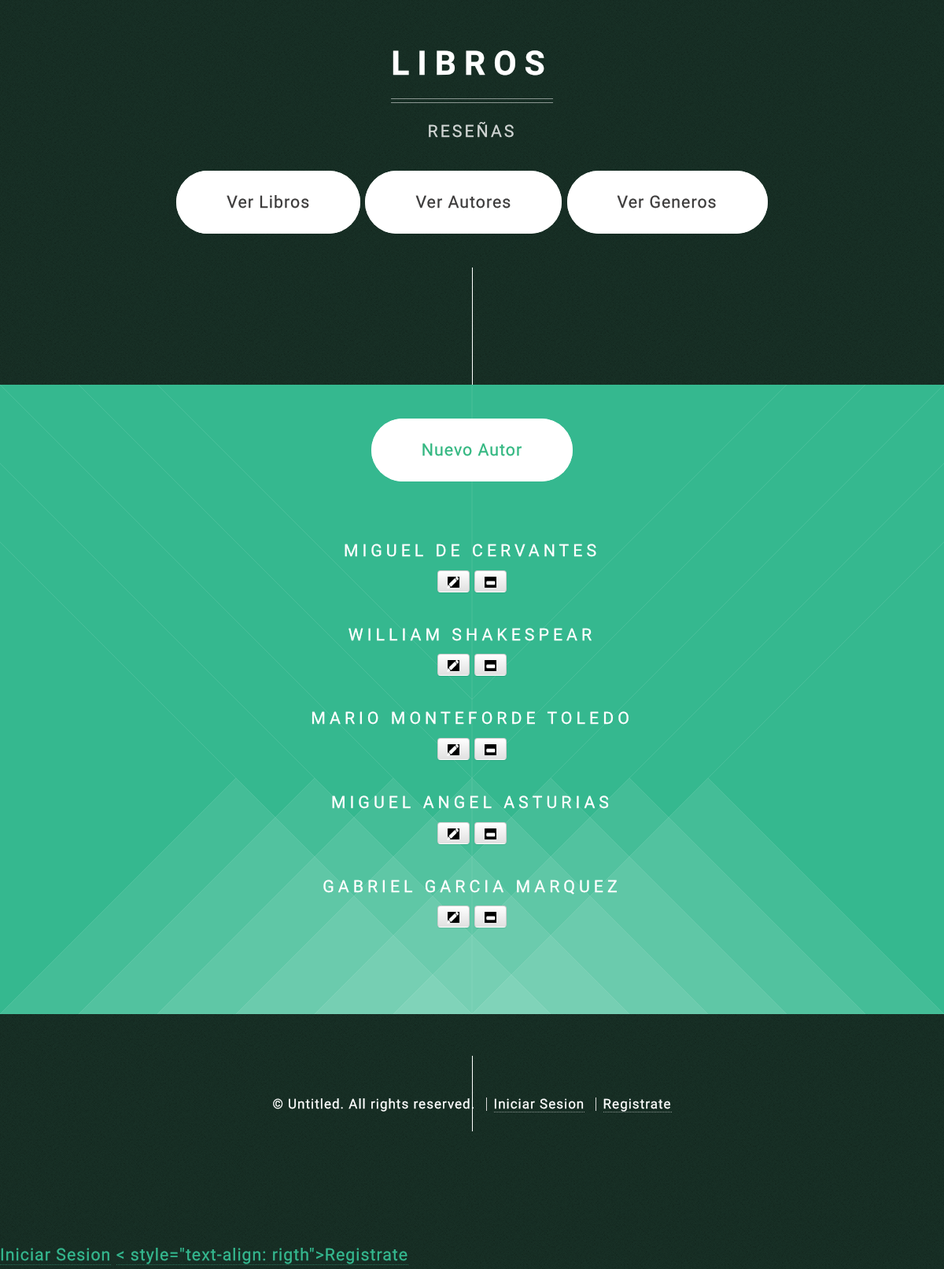
Page /libros/mostrar_autor/ on the earlier database version.
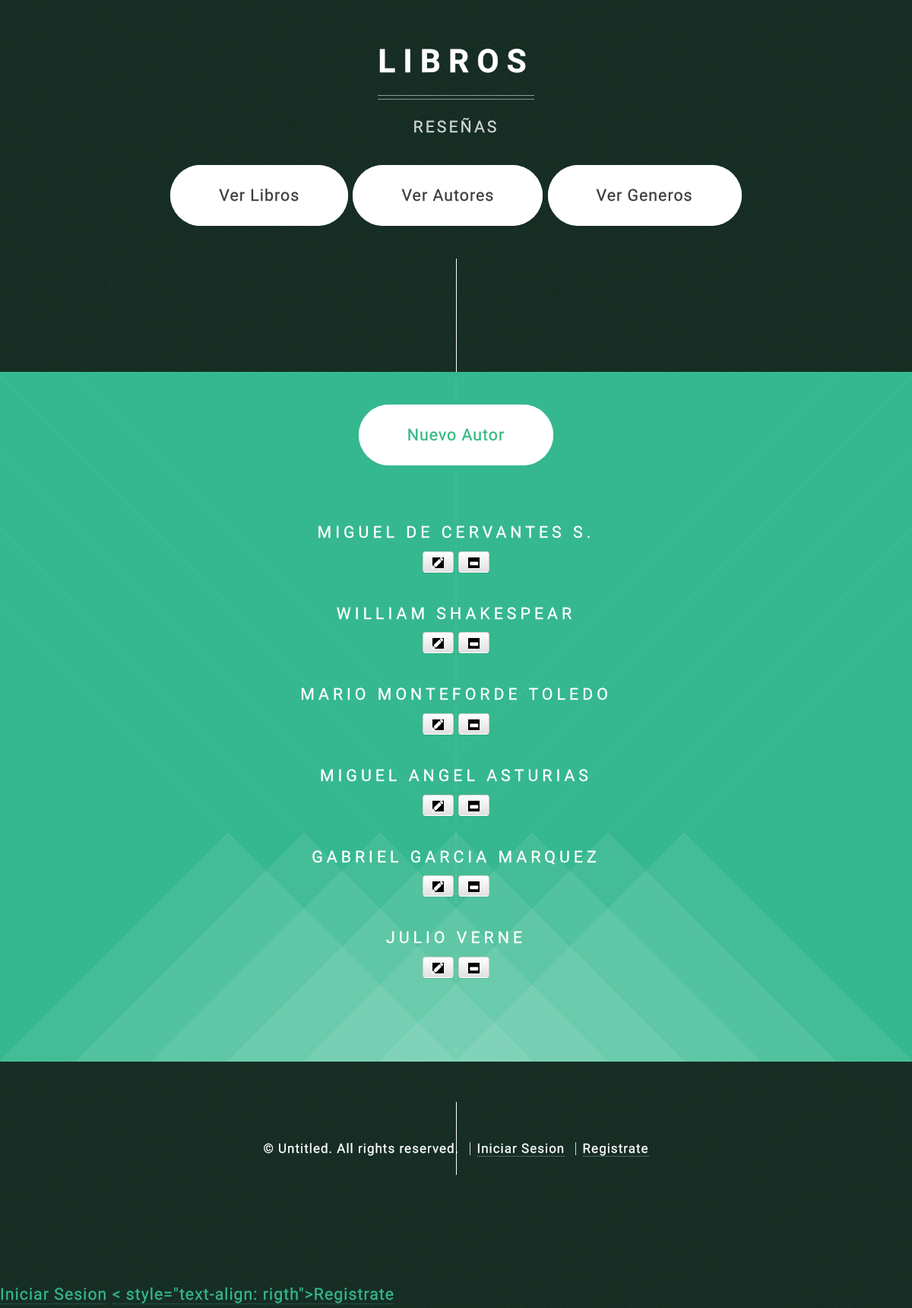
Same page on the later database version.
### CRUD/models.py (models this page shows, shortened)
class Autores(models.Model):
    NombreA = models.CharField(max_length=200)

### CRUD/views.py (the view)
def show_autores(request):
    autor = Autores.objects.all()
    usuario = request.user
    return render(request, 'autores_list.html', {'autor': autor, 'usuario':usuario})

### CRUD/templates/autores_list.html
{% extends 'index.html' %}
{% block content %}
    <footer>
      <a href="{% url 'CRUD.views.autores_nuevo' %}" class="button style2 scrolly">Nuevo Autor</a>
    </footer>
{% for aut in autor %}
    <br>
    <header>
      <h3>{{ aut.NombreA }}</h3>
    </header>
    <a class="btn btn-default" href="{% url 'CRUD.views.autores_editar' pk=aut.pk %}">
      <span class="glyphicon glyphicon-pencil"  style="background-color: #000000"></span></a>
    <a class="btn btn-default" href="{% url 'CRUD.views.autores_borrar' pk=aut.pk %}">
      <span class="glyphicon glyphicon-minus"  style="background-color: #000000"></span></a>
{% endfor %}
{% endblock %}

Differences in the rows shown:
changed Autores: NombreA "MIGUEL DE CERVANTES" → "MIGUEL DE CERVANTES S."
added Autores: NombreA "JULIO VERNE"
